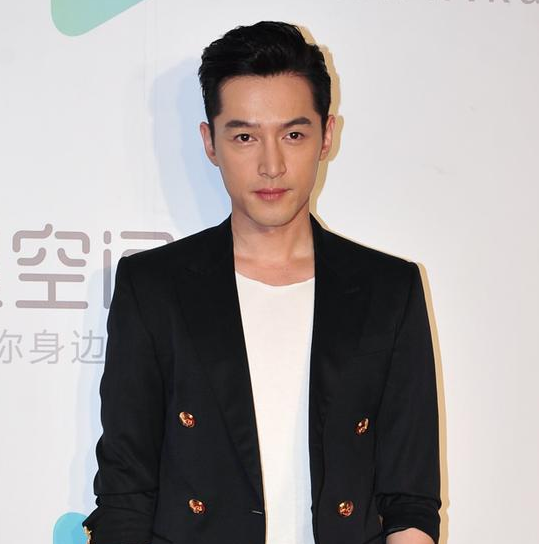
#> input picture image/Hu ge.png, 539 x 544 px, found by its file name
$ jupyter execute 'HOG：人脸检测之基于HOG的人脸识别算法.ipynb'
#> lines starting #> are read from the running program, lines starting #| are printed output that depends on the picture
[cell 1]
from skimage import io,color
from skimage.feature import hog
import matplotlib.pyplot as plt

[cell 2]
image=io.imread("Hu ge.png")
#> image is the input picture: shape (544, 539, 4); mean R, G, B, A 163.8, 158.7, 158.1, 255
image=color.rgb2gray(image)
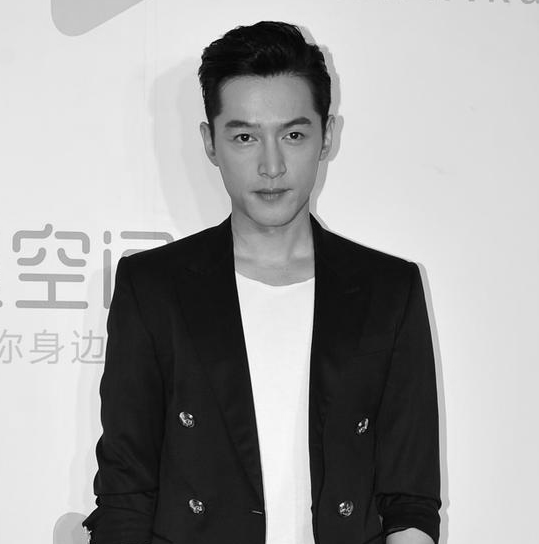
#> image: shape (544, 539) float64; min 0.000565, max 1, mean 0.627
 #将一维转为可用于显示的二维
arr,hog_image=hog(image,visualise=True) #添加该参数可设置图像更加细腻orientations=4
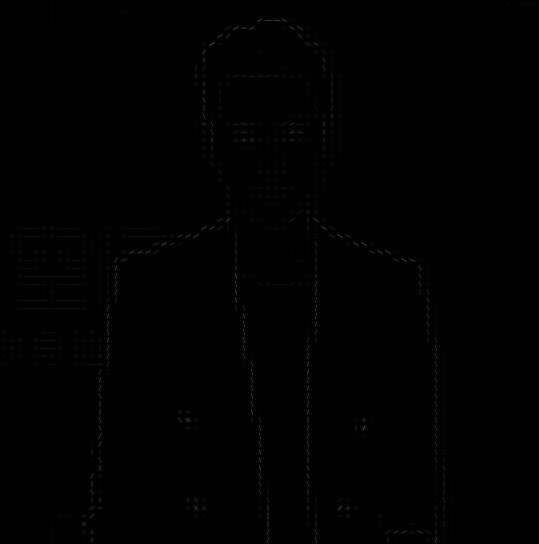
#> hog_image: shape (544, 539) float64; min 0, max 0.344, mean 0.00225


fig,(ax1,ax2)=plt.subplots(1,2, figsize=(8,4))
ax1.imshow(image,cmap=plt.cm.gray)
ax2.imshow(hog_image,cmap=plt.cm.gray)
plt.show()
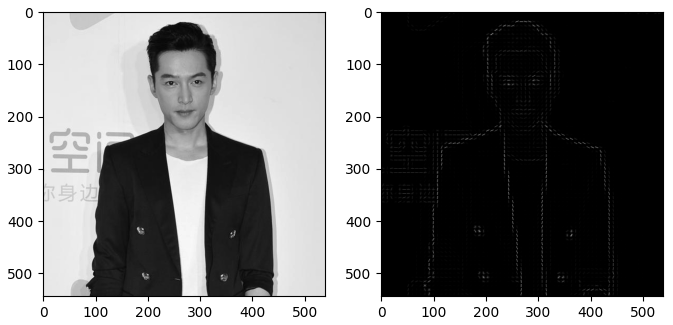
#> figure drawn by matplotlib, 2 panels

[cell 3]
image=io.imread("Hu ge.png")
image=color.rgb2gray(image)
 #将一维转为可用于显示的二维
arr,hog_image=hog(image,visualise=True,orientations=4) #添加该参数可设置图像更加细腻orientations=4


fig,(ax1,ax2)=plt.subplots(1,2, figsize=(8,4))
ax1.imshow(image,cmap=plt.cm.gray)
ax2.imshow(hog_image,cmap=plt.cm.gray)
plt.show()
